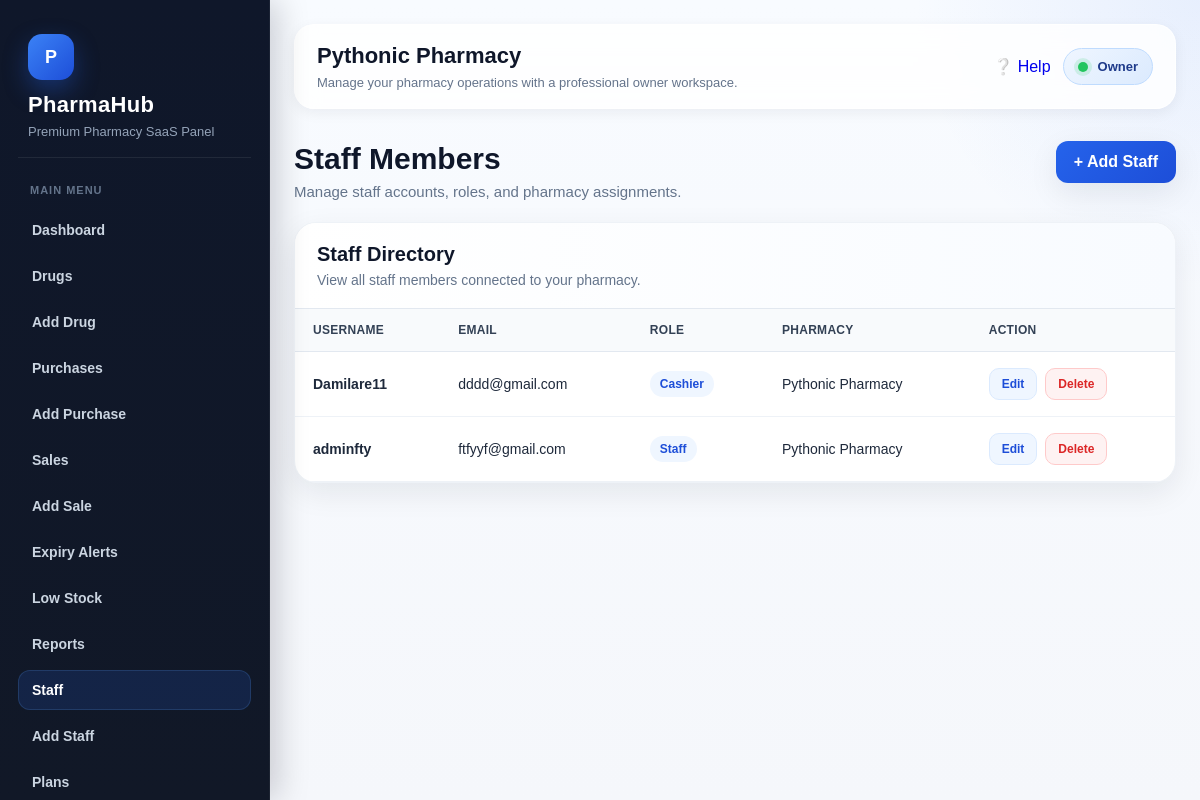
/accounts/staff/ (signed in), run on the app's committed database.
### accounts/models.py (models this page shows, shortened)
class User(AbstractUser):
    ROLE_CHOICES = (
        ('owner', 'Owner'),
        ('admin', 'Admin'),
        ('pharmacist', 'Pharmacist'),
        ('cashier', 'Cashier'),
        ('staff', 'Staff'),
    )
    pharmacy = models.ForeignKey(
        Pharmacy,
        on_delete=models.CASCADE,
        related_name='users',
        null=True,
        blank=True
    )
    role = models.CharField(max_length=20, choices=ROLE_CHOICES, default='staff')

### pharmacies/models.py (models this page shows, shortened)
class Pharmacy(models.Model):
    name = models.CharField(max_length=255)
    email = models.EmailField(unique=True)
    phone = models.CharField(max_length=20, blank=True, null=True)
    address = models.TextField(blank=True, null=True)
    is_active = models.BooleanField(default=True)
    is_suspended_by_owner = models.BooleanField(default=False)
    suspension_reason = models.CharField(max_length=255, blank=True, null=True)
    created_at = models.DateTimeField(auto_now_add=True)
    class Meta:
        ordering = ['name']

### accounts/views.py (the view)
# urls.py: path('staff/', staff_list, name='staff_list'),
@login_required
@user_passes_test(admin_required)
def staff_list(request):
    staff_members = User.objects.filter(
        pharmacy=request.user.pharmacy
    ).exclude(
        role='owner'
    ).order_by('username')
    return render(request, 'accounts/staff_list.html', {
        'staff_members': staff_members
    })

### templates/accounts/staff_list.html (shortened to what this page needs)
{% extends 'base.html' %}
{% block content %}
<div class="page-shell">
    <div class="page-header">
        <div>
            <h2>Staff Members</h2>
            <p>Manage staff accounts, roles, and pharmacy assignments.</p>
        </div>
        <a href="{% url 'add_staff' %}" class="btn-main">+ Add Staff</a>
    </div>
    <div class="table-card">
        <div class="table-card-header">
            <h3>Staff Directory</h3>
            <p>View all staff members connected to your pharmacy.</p>
        </div>
        <div class="table-wrap">
            <table class="premium-table">
                <thead>
                    <tr>
                        <th>Username</th>
                        <th>Email</th>
                        <th>Role</th>
                        <th>Pharmacy</th>
                        <th>Action</th>
                    </tr>
                </thead>
                <tbody>
                    {% for staff in staff_members %}
                    <tr>
                        <td><strong>{{ staff.username }}</strong></td>
                        <td>{{ staff.email }}</td>
                        <td><span class="role-badge">{{ staff.role }}</span></td>
                        <td>{{ staff.pharmacy.name }}</td>
                        <td>
                            <div class="action-group">
                                <a href="{% url 'edit_staff' staff.pk %}" class="action-btn edit">Edit</a>
                                {% if staff.role != 'owner' %}
                                    <a href="{% url 'delete_staff' staff.pk %}" class="action-btn delete">Delete</a>
                                {% endif %}
                            </div>
                        </td>
                    </tr>
                    {% empty %}
                    <tr>
                        <td colspan="5" class="empty-state">No staff members found.</td>
                    </tr>
                    {% endfor %}
                </tbody>
            </table>
        </div>
    </div>
</div>
{% endblock %}

### templates/base.html (shortened to what this page needs)
<!DOCTYPE html>
<html lang="en">
<head>
</head>
<body>
{% if user.is_authenticated %}
    <div class="layout">
        <aside class="sidebar">
            <div class="brand-box">
                <div class="brand-logo">P</div>
                <h1 class="brand-title">PharmaHub</h1>
                <p class="brand-subtitle">Premium Pharmacy SaaS Panel</p>
            </div>
            <div class="nav-section">
                <div class="nav-label">Main Menu</div>
                {% if user.role == 'owner' or user.role == 'staff' or user.role == 'cashier' or user.role == 'pharmacist' %}
                    <a href="{% url 'dashboard' %}">Dashboard</a>
                    <a href="{% url 'drug_list' %}">Drugs</a>
                {% endif %}
                {% if user.role == 'owner' %}
                    <a href="{% url 'add_drug' %}">Add Drug</a>
                    <a href="{% url 'purchase_list' %}">Purchases</a>
                    <a href="{% url 'add_purchase' %}">Add Purchase</a>
                    <a href="{% url 'sale_list' %}">Sales</a>
                    <a href="{% url 'add_sale' %}">Add Sale</a>
                    <a href="{% url 'expiry_alerts' %}">Expiry Alerts</a>
                    <a href="{% url 'low_stock' %}">Low Stock</a>
                    <a href="{% url 'report_home' %}">Reports</a>
                    <a href="{% url 'staff_list' %}">Staff</a>
                    <a href="{% url 'add_staff' %}">Add Staff</a>
                    <a href="{% url 'plan_list' %}">Plans</a>
                {% elif user.role == 'cashier' or user.role == 'pharmacist' or user.role == 'staff' %}
                    <a href="{% url 'sale_list' %}">Sales</a>
                    <a href="{% url 'add_sale' %}">Add Sale</a>
                    <a href="{% url 'purchase_list' %}">Purchases</a>
                    <a href="{% url 'add_purchase' %}">Add Purchase</a>
                {% endif %}
            </div>
        </aside>
        <main class="main">
            <div class="topbar">
                <div class="topbar-content">
                    <div class="topbar-left">
                        <h2>
                            {% if user.is_authenticated and user.pharmacy %}
                                {{ user.pharmacy.name }}
                            {% else %}
                                Dashboard
                            {% endif %}
                        </h2>
                        <p>Manage your pharmacy operations with a professional owner workspace.</p>
                    </div>
                    <div class="topbar-right">
                        {% url 'help' as help_url %}
                        <a href="{{ help_url }}" class="topbar-help-btn {% if request.path == help_url %}active{% endif %}">
                            <span>❔</span>
                            <span>Help</span>
                        </a>
                        <div class="user-badge">
                            <span class="dot"></span>
                            {{ user.role|title }}
                        </div>
                    </div>
                </div>
            </div>
            {% block content %}{% endblock %}
        </main>
    </div>
{% endif %}
</body>
</html>

### templates/base.html (style rules this page uses)
:root { --bg: #f5f7fb; --surface: #ffffff; --surface-2: #f8fafc; --border: #e5e7eb; --text: #0f172a; --muted: #64748b; --primary: #2563eb; --primary-dark: #1d4ed8; --success-bg: #dcfce7; --success-text: #166534; --error-bg: #fee2e2; --error-text: #991b1b; --warning: #ea580c; --danger: #dc2626; --sidebar-top: #0f172a; --sidebar-bottom: #111827; --sidebar-text: #cbd5e1; --sidebar-active-bg: rgba(37, 99, 235, 0.16); --sidebar-active-text: #ffffff; --shadow-sm: 0 4px 14px rgba(15, 23, 42, 0.06); --shadow-md: 0 10px 30px rgba(15, 23, 42, 0.08); --shadow-lg: 0 20px 45px rgba(15, 23, 42, 0.12); --radius-sm: 10px; --radius-md: 16px; --radius-lg: 22px; --transition: all 0.25s ease; }
* { box-sizing: border-box; }
html { scroll-behavior: smooth; }
body { margin: 0; font-family: Arial, sans-serif; background: radial-gradient(circle at top right, rgba(37, 99, 235, 0.08), transparent 20%), linear-gradient(180deg, #f8fbff 0%, var(--bg) 100%); color: var(--text); min-height: 100vh; overflow-x: hidden; }
a { text-decoration: none; }
.layout { display: flex; min-height: 100vh; }
.sidebar { width: 270px; background: linear-gradient(180deg, var(--sidebar-top) 0%, var(--sidebar-bottom) 100%); color: white; padding: 24px 18px; position: fixed; top: 0; left: 0; height: 100vh; overflow-y: auto; transition: var(--transition); z-index: 1000; border-right: 1px solid rgba(255,255,255,0.05); box-shadow: 8px 0 30px rgba(2, 6, 23, 0.18); }
.brand-box { padding: 10px 10px 18px; margin-bottom: 18px; border-bottom: 1px solid rgba(255,255,255,0.08); }
.brand-logo { display: inline-flex; align-items: center; justify-content: center; width: 46px; height: 46px; border-radius: 14px; background: linear-gradient(135deg, #3b82f6, #1d4ed8); color: #fff; font-weight: 700; font-size: 18px; box-shadow: 0 10px 25px rgba(37, 99, 235, 0.35); margin-bottom: 12px; }
.brand-title { margin: 0; font-size: 22px; color: #ffffff; letter-spacing: 0.3px; }
.brand-subtitle { margin: 6px 0 0; font-size: 13px; color: #94a3b8; }
.nav-section { margin-bottom: 18px; }
.nav-label { font-size: 11px; font-weight: 700; text-transform: uppercase; letter-spacing: 1px; color: #64748b; padding: 8px 12px; margin-bottom: 6px; }
.sidebar a { display: flex; align-items: center; gap: 10px; color: var(--sidebar-text); padding: 12px 14px; margin-bottom: 6px; border-radius: 12px; font-size: 14px; font-weight: 600; transition: var(--transition); }
.sidebar a.active-link { background: var(--sidebar-active-bg); color: var(--sidebar-active-text); box-shadow: inset 0 0 0 1px rgba(96, 165, 250, 0.18); }
.main { margin-left: 270px; width: calc(100% - 270px); min-height: 100vh; padding: 24px; transition: var(--transition); }
.topbar { background: rgba(255,255,255,0.82); backdrop-filter: blur(12px); border: 1px solid rgba(255,255,255,0.7); padding: 18px 22px; border-radius: 20px; margin-bottom: 24px; position: sticky; top: 14px; z-index: 30; box-shadow: var(--shadow-sm); }
.topbar-content { display: flex; align-items: center; justify-content: space-between; gap: 14px; flex-wrap: wrap; }
.topbar-left h2 { margin: 0; font-size: 22px; color: var(--text); }
.topbar-left p { margin: 6px 0 0; color: var(--muted); font-size: 13px; }
.topbar-right { display: flex; align-items: center; gap: 12px; flex-wrap: wrap; }
.user-badge { display: inline-flex; align-items: center; gap: 10px; background: linear-gradient(135deg, #eff6ff, #dbeafe); color: #1e3a8a; padding: 10px 14px; border-radius: 999px; font-size: 13px; font-weight: 700; border: 1px solid #bfdbfe; }
.dot { width: 10px; height: 10px; border-radius: 50%; background: #22c55e; box-shadow: 0 0 0 4px rgba(34, 197, 94, 0.15); }
.page-header { margin-bottom: 22px; }
.page-header h2 { margin: 0 0 8px; font-size: 30px; line-height: 1.2; }
.page-header p { margin: 0; color: var(--muted); font-size: 14px; }
table { width: 100%; border-collapse: collapse; min-width: 700px; }
table th, table td { padding: 14px 12px; border-bottom: 1px solid #eef2f7; text-align: left; font-size: 14px; }
table th { color: #334155; font-size: 13px; text-transform: uppercase; letter-spacing: 0.4px; background: #f8fafc; }

### data on the page
User: pharmacy.name "Pythonic Pharmacy", role "Owner"
User: username "Damilare11", email "dddd@gmail.com", role "Cashier", pharmacy.name "Pythonic Pharmacy", shows "Delete"
User: username "adminfty", email "ftfyyf@gmail.com", role "Staff", pharmacy.name "Pythonic Pharmacy", shows "Delete"
